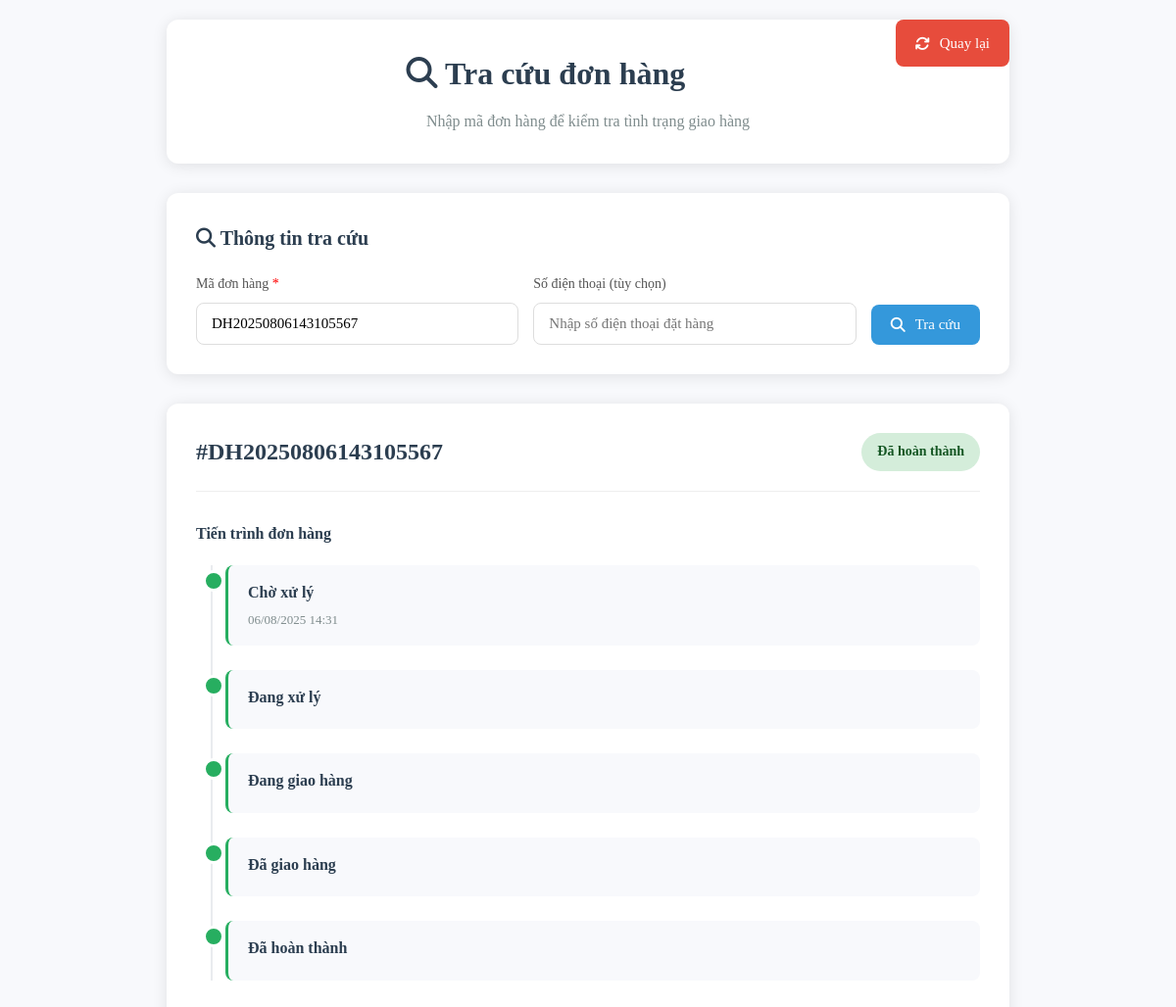
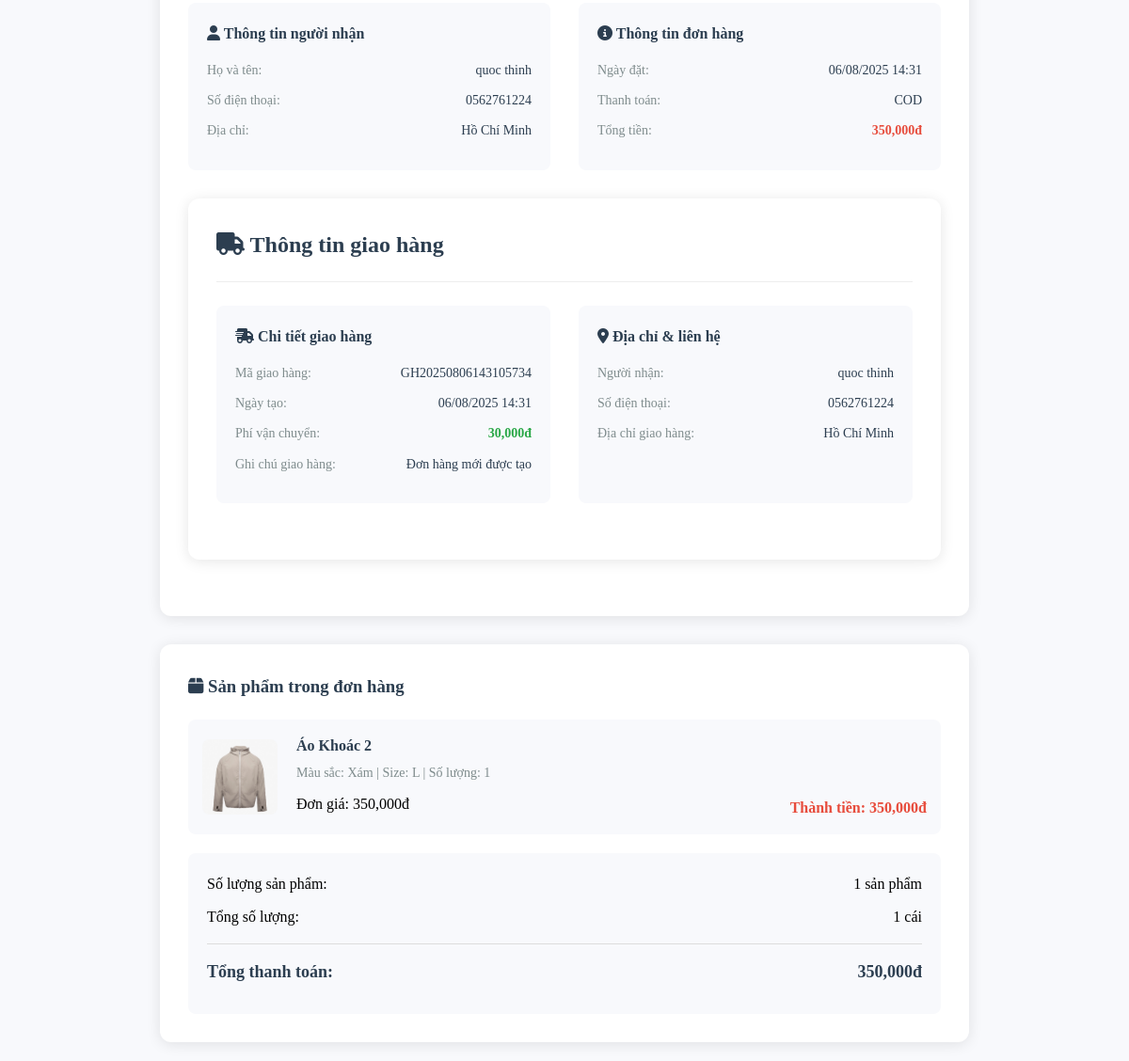
/view/track_order.php?order_code=DH20250806143105567 (signed in), run on the app's committed database (2 pictures, top to bottom).
### tables this page shows
CREATE TABLE `donhang` (
  `MADONHANG` varchar(20) NOT NULL,
  `MAKH` varchar(10) NOT NULL,
  `NGAYDAT` datetime NOT NULL,
  `TONGTIEN` decimal(10,2) NOT NULL,
  `TRANGTHAI` varchar(50) NOT NULL,
  `HOTEN` varchar(100) NOT NULL,
  `SODIENTHOAI` varchar(20) NOT NULL,
  `DIACHI` text NOT NULL,
  `PHUONGTHUCTHANHTOAN` varchar(50) NOT NULL,
  `GHICHU` text DEFAULT NULL,
  `is_confirmed` tinyint(1) DEFAULT 0,
  `MAVOUCHER` varchar(20) DEFAULT NULL,
  `GIATRIGIAM` decimal(10,2) DEFAULT 0.00
);

CREATE TABLE `giaohang` (
  `ID` int(11) NOT NULL,
  `MAGH` varchar(20) NOT NULL,
  `MAHD` varchar(10) NOT NULL,
  `MADONHANG` varchar(20) DEFAULT NULL,
  `NGAYGIAO` datetime DEFAULT NULL,
  `DIACHIGIAO` varchar(255) DEFAULT NULL,
  `SDT_NHAN` varchar(15) DEFAULT NULL,
  `TEN_NGUOINHAN` varchar(100) DEFAULT NULL,
  `TRANGTHAIGH` varchar(50) DEFAULT NULL,
  `PHIVANCHUYEN` decimal(10,2) DEFAULT 30000.00,
  `NGAYTAO` datetime DEFAULT current_timestamp(),
  `NGAYCAPNHAT` datetime DEFAULT current_timestamp() ON UPDATE current_timestamp(),
  `GHICHU_GH` text DEFAULT NULL
);

CREATE TABLE `chitietdonhang` (
  `ID` int(11) NOT NULL,
  `MADONHANG` varchar(20) NOT NULL,
  `MASP` varchar(10) NOT NULL,
  `KICHTHUOC` varchar(10) NOT NULL,
  `SOLUONG` int(11) NOT NULL,
  `GIA` decimal(10,2) NOT NULL,
  `THANHTIEN` decimal(10,2) NOT NULL
);

### view/track_order.php (the view, shortened to what this page needs)
<?php
$db = new database();
$conn = $db->getConnection();
$order = null;
$order_items = [];
if ($_SERVER['REQUEST_METHOD'] === 'POST' || isset($_GET['order_code'])) {
    $order_code = trim($_POST['order_code'] ?? $_GET['order_code'] ?? '');
    if (empty($order_code)) {
        $error_message = 'Vui lòng nhập mã đơn hàng!';
    } else {
        $query = "
            SELECT
                dh.MADONHANG, dh.MAKH, dh.NGAYDAT, dh.TONGTIEN, dh.TRANGTHAI,
                dh.HOTEN, dh.SODIENTHOAI, dh.DIACHI, dh.PHUONGTHUCTHANHTOAN,
                dh.GHICHU, dh.is_confirmed,
                kh.TENKH as KHACHHANG_TEN, kh.EMAIL as KHACHHANG_EMAIL
            FROM donhang dh
            LEFT JOIN khachhang kh ON dh.MAKH = kh.MAKH
            WHERE dh.MADONHANG = ?
        ";
        $params = [$order_code];
        try {
            $stmt = $conn->prepare($query);
            $stmt->execute($params);
            $order = $stmt->fetch(PDO::FETCH_ASSOC);
            if (!$order) {
                $error_message = 'Không tìm thấy đơn hàng với thông tin đã nhập!';
            } else {
                $items_query = "
                    SELECT
                        ct.MASP, ct.KICHTHUOC, ct.SOLUONG, ct.GIA, ct.THANHTIEN,
                        COALESCE(sp.TENSP, 'Sản phẩm không tồn tại') as TENSP,
                        COALESCE(sp.HINHANH, 'no-image.jpg') as HINHANH,
                        COALESCE(sp.MAUSAC, 'Không xác định') as MAUSAC
                    FROM chitietdonhang ct
LEFT JOIN sanpham sp ON ct.MASP = sp.MASP
                    WHERE ct.MADONHANG = ?
                    ORDER BY ct.MASP
                ";
                $items_stmt = $conn->prepare($items_query);
                $items_stmt->execute([$order_code]);
                $order_items = $items_stmt->fetchAll(PDO::FETCH_ASSOC);
                $delivery_query = "
                    SELECT gh.*
                    FROM giaohang gh
                    WHERE gh.MADONHANG = ?
                    ORDER BY gh.NGAYTAO DESC
                    LIMIT 1
                ";
                $delivery_stmt = $conn->prepare($delivery_query);
                $delivery_stmt->execute([$order_code]);
                $delivery_info = $delivery_stmt->fetch(PDO::FETCH_ASSOC);
            }
        } catch (PDOException $e) {
            $error_message = 'Lỗi cơ sở dữ liệu: ' . $e->getMessage();
            error_log("Database error in track_order.php: " . $e->getMessage());
        }
    }
}
?>
<!DOCTYPE html>
<html lang="vi">
<head>
    <link rel="stylesheet" href="/web_3/view/css/style.css">
    <link rel="stylesheet" href="https://cdnjs.cloudflare.com/ajax/libs/font-awesome/6.5.0/css/all.min.css">
</head>
<body>
<div class="container">
     <a href="/web_3/view/profile.php?tab=orders#orders" class="btn btn-danger" style="float:right; margin-bottom: 20px;">
        <i class="fas fa-refresh"></i> Quay lại
    </a>
    <div class="header">
        <h1><i class="fas fa-search"></i> Tra cứu đơn hàng</h1>
        <p>Nhập mã đơn hàng để kiểm tra tình trạng giao hàng</p>
    </div>
    <div class="search-form">
        <h3><i class="fas fa-magnifying-glass"></i> Thông tin tra cứu</h3>
        <form method="POST" action="">
            <div class="form-row">
                <div class="form-group">
                    <label class="form-label">Mã đơn hàng <span style="color: red;">*</span></label>
                    <input type="text" name="order_code" class="form-control"
                        placeholder="Ví dụ: DH2024010112345"
                        value="<?= htmlspecialchars($_POST['order_code'] ?? $_GET['order_code'] ?? '') ?>"
                        required>
                </div>
                <div class="form-group">
                    <label class="form-label">Số điện thoại (tùy chọn)</label>
                    <input type="tel" name="phone" class="form-control"
                        placeholder="Nhập số điện thoại đặt hàng"
                        value="<?= htmlspecialchars($_POST['phone'] ?? $_GET['phone'] ?? '') ?>">
                </div>
                <div class="form-group">
                    <button type="submit" class="btn btn-primary">
                        <i class="fas fa-search"></i> Tra cứu
                    </button>
                </div>
            </div>
        </form>
    </div>
    <?php if ($order): ?>
        <div class="order-info">
            <div class="order-header">
                <div class="order-code">#<?= $order['MADONHANG']; ?></div>
                <div class="order-status <?php
                    switch ($order['TRANGTHAI']) {
case 'Đã hoàn thành': echo 'status-delivered'; break;
                    }
                ?>">
                    <?= $order['TRANGTHAI']; ?>
                </div>
            </div>
            <?php if ($order['TRANGTHAI'] !== 'Đã hủy'): ?>
                <div class="order-timeline">
                    <h4 style="margin-bottom: 20px; color: #2c3e50;">Tiến trình đơn hàng</h4>
                    <div class="timeline">
                        <?php
                        $statuses = ['Chờ xử lý', 'Đang xử lý', 'Đang giao hàng', 'Đã giao hàng', 'Đã hoàn thành'];
                        $currentStep = array_search($order['TRANGTHAI'], $statuses);
                        foreach ($statuses as $index => $status):
                            $isActive = $index <= $currentStep;
                            $class = $isActive ? 'active' : '';
                        ?>
                        <div class="timeline-item <?= $class; ?>">
                            <div class="timeline-content">
                                <div class="timeline-title"><?= $status; ?></div>
                                <?php if ($index === 0): ?>
                                    <div class="timeline-time"><?= date('d/m/Y H:i', strtotime($order['NGAYDAT'])); ?></div>
                                <?php endif; ?>
                            </div>
                        </div>
                        <?php endforeach; ?>
                    </div>
                </div>
            <?php endif; ?>
            <div class="order-details">
                <div class="detail-section">
<h4><i class="fas fa-user"></i> Thông tin người nhận</h4>
                    <div class="detail-item">
                        <span class="detail-label">Họ và tên:</span>
                        <span class="detail-value"><?= htmlspecialchars($order['HOTEN']); ?></span>
                    </div>
                    <div class="detail-item">
                        <span class="detail-label">Số điện thoại:</span>
                        <span class="detail-value"><?= htmlspecialchars($order['SODIENTHOAI']); ?></span>
                    </div>
                    <div class="detail-item">
                        <span class="detail-label">Địa chỉ:</span>
                        <span class="detail-value"><?= htmlspecialchars($order['DIACHI']); ?></span>
                    </div>
                </div>
                <div class="detail-section">
                    <h4><i class="fas fa-info-circle"></i> Thông tin đơn hàng</h4>
                    <div class="detail-item">
                        <span class="detail-label">Ngày đặt:</span>
                        <span class="detail-value"><?= date('d/m/Y H:i', strtotime($order['NGAYDAT'])); ?></span>
                    </div>
                    <div class="detail-item">
                        <span class="detail-label">Thanh toán:</span>
                        <span class="detail-value"><?= htmlspecialchars($order['PHUONGTHUCTHANHTOAN']); ?></span>
                    </div>
                    <div class="detail-item">
                        <span class="detail-label">Tổng tiền:</span>
                        <span class="detail-value" style="color: #e74c3c; font-weight: 600;">
                            <?= number_format($order['TONGTIEN']); ?>đ
                        </span>
                    </div>
                </div>
            </div>
            <?php if ($delivery_info): ?>
            <div class="order-info">
                <div class="order-header">
                    <div class="order-code">
                        <i class="fas fa-truck"></i> Thông tin giao hàng
                    </div>
                </div>
                <div class="order-details">
                    <div class="detail-section">
                        <h4><i class="fas fa-shipping-fast"></i> Chi tiết giao hàng</h4>
                        <div class="detail-item">
                            <span class="detail-label">Mã giao hàng:</span>
                            <span class="detail-value"><?= htmlspecialchars($delivery_info['MAGH']); ?></span>
                        </div>
                        <div class="detail-item">
                            <span class="detail-label">Ngày tạo:</span>
                            <span class="detail-value"><?= date('d/m/Y H:i', strtotime($delivery_info['NGAYTAO'])); ?></span>
                        </div>
                        <div class="detail-item">
                            <span class="detail-label">Phí vận chuyển:</span>
                            <span class="detail-value" style="color: #28a745; font-weight: 600;">
                                <?= number_format($delivery_info['PHIVANCHUYEN']); ?>đ
</span>
                        </div>
                        <?php if (!empty($delivery_info['GHICHU_GH'])): ?>
                        <div class="detail-item">
                            <span class="detail-label">Ghi chú giao hàng:</span>
                            <span class="detail-value"><?= htmlspecialchars($delivery_info['GHICHU_GH']); ?></span>
                        </div>
                        <?php endif; ?>
                    </div>
                    <div class="detail-section">
                        <h4><i class="fas fa-map-marker-alt"></i> Địa chỉ & liên hệ</h4>
                        <div class="detail-item">
                            <span class="detail-label">Người nhận:</span>
                            <span class="detail-value"><?= htmlspecialchars($delivery_info['TEN_NGUOINHAN']); ?></span>
                        </div>
                        <div class="detail-item">
                            <span class="detail-label">Số điện thoại:</span>
                            <span class="detail-value"><?= htmlspecialchars($delivery_info['SDT_NHAN']); ?></span>
                        </div>
                        <div class="detail-item">
                            <span class="detail-label">Địa chỉ giao hàng:</span>
                            <span class="detail-value"><?= htmlspecialchars($delivery_info['DIACHIGIAO']); ?></span>
                        </div>
                    </div>
                </div>
            </div>
            <?php endif; ?>
        </div>
        <?php if (!empty($order_items)): ?>
            <div class="order-items">
                <h3><i class="fas fa-box"></i> Sản phẩm trong đơn hàng</h3>
                <?php foreach ($order_items as $item): ?>
                <div class="item">
                    <img src="/web_3/view/uploads/<?= htmlspecialchars($item['HINHANH']); ?>"
                        alt="<?= htmlspecialchars($item['TENSP']); ?>" class="item-image"
                        onerror="this.onerror=null; this.src='/web_3/view/uploads/no-image.jpg'">
                    <div class="item-info">
                        <div class="item-name"><?= htmlspecialchars($item['TENSP']); ?></div>
                        <div class="item-details">
                            Màu sắc: <?= htmlspecialchars($item['MAUSAC']); ?> |
                            Size: <?= htmlspecialchars($item['KICHTHUOC']); ?> |
                            Số lượng: <?= number_format($item['SOLUONG']); ?>
                        </div>
                        <div class="item-price">
                            <span>Đơn giá: <?= number_format($item['GIA']); ?>đ</span>
                            <span class="price">Thành tiền: <?= number_format($item['THANHTIEN']); ?>đ</span>
                        </div>
                    </div>
                </div>
<?php endforeach; ?>
                <div class="order-summary">
                    <div class="summary-row">
                        <span>Số lượng sản phẩm:</span>
                        <span><?= count($order_items); ?> sản phẩm</span>
                    </div>
                    <div class="summary-row">
                        <span>Tổng số lượng:</span>
                        <span><?= array_sum(array_column($order_items, 'SOLUONG')); ?> cái</span>
                    </div>
                    <div class="summary-row total">
                        <span>Tổng thanh toán:</span>
                        <span><?= number_format($order['TONGTIEN']); ?>đ</span>
                    </div>
                </div>
            </div>
        <?php endif; ?>
    <?php endif; ?>
</div>
</body>
</html>

### view/css/style.css (style rules this page uses)
* { font-family: "Times New Roman", Times, serif; }
body { font-size: 16px; zoom: 1; }
.container, .main-content { max-width: 1200px; margin: 0 auto; padding: 20px; }
.fa, .fas, .fa-solid { font-family: "Font Awesome 6 Free"; font-weight: 900; }
:root { --primary-color: #333; --secondary-color: #fff; --background-color: #f0f2f5; --text-color: #4a4a4a; --border-color: #eee; }
.price { font-size: 16px; margin-top: 8px; font-weight: bold; color: var(--primary-color); }

### data on the page
donhang: MADONHANG "DH20250806143105567", TRANGTHAI "Đã hoàn thành", NGAYDAT "06/08/2025 14:31", HOTEN "quoc thinh", SODIENTHOAI "0562761224", DIACHI "Hồ Chí Minh", PHUONGTHUCTHANHTOAN "COD", TONGTIEN "350,000"
giaohang: MAGH "GH20250806143105734", NGAYTAO "06/08/2025 14:31", PHIVANCHUYEN "30,000", GHICHU_GH "Đơn hàng mới được tạo", TEN_NGUOINHAN "quoc thinh", SDT_NHAN "0562761224", DIACHIGIAO "Hồ Chí Minh"
chitietdonhang: TENSP "Áo Khoác 2", MAUSAC "Xám", KICHTHUOC "L", SOLUONG "1", GIA "350,000", THANHTIEN "350,000"

### other printed values
$status "Chờ xử lý"
$status "Đang xử lý"
$status "Đang giao hàng"
$status "Đã giao hàng"
$status "Đã hoàn thành"
count($order_items) "1"
array_sum(array_column($order_items, 'SOLUONG')) "1"
